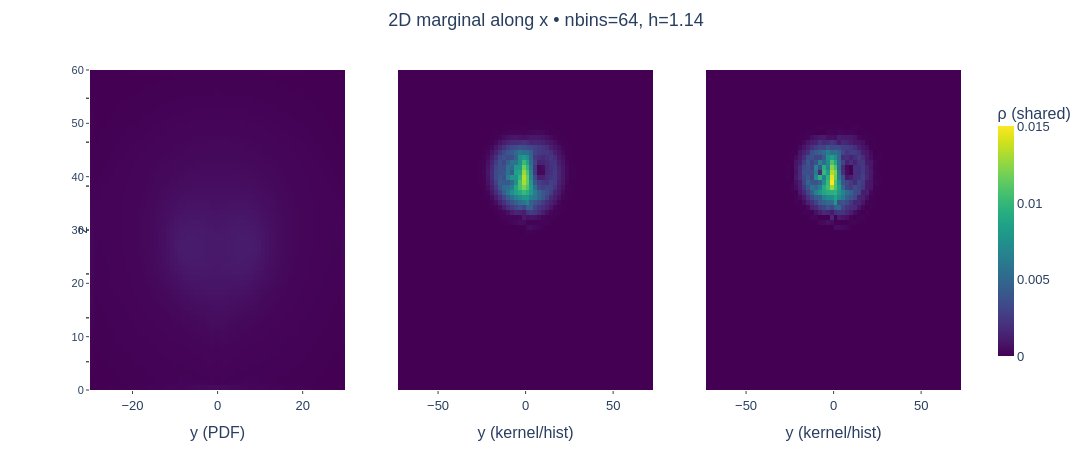

Notebook source saved alongside this figure:
### Code cell
plt = plot_marginal_compare(sol_basic, base_params; nbins=64, axis=:x)
display(plt)

### Figure 1 — Plotly figure (JSON) as saved in the notebook; plotly's stock layout.template omitted (floating-point values rounded to 4 significant figures; data arrays with more than 128 entries replaced by an {"elided": "..."} marker saying what was removed)
{"data": [{"colorbar": {"len": 0.85, "thickness": 16, "title": "ρ (shared)", "x": 1.02}, "colorscale": "Viridis", "name": "PDF", "showscale": true, "transpose": true, "type": "heatmap", "x": [-29.53, -28.59, -27.66, -26.72, -25.78, -24.84, -23.91, -22.97, -22.03, -21.09, -20.16, -19.22, -18.28, -17.34, -16.41, -15.47, -14.53, -13.59, -12.66, -11.72, -10.78, -9.844, -8.906, -7.969, -7.031, -6.094, -5.156, -4.219, -3.281, -2.344, -1.406, -0.4688, 0.4688, 1.406, 2.344, 3.281, 4.219, 5.156, 6.094, 7.031, 7.969, 8.906, 9.844, 10.78, 11.72, 12.66, 13.59, 14.53, 15.47, 16.41, 17.34, 18.28, 19.22, 20.16, 21.09, 22.03, 22.97, 23.91, 24.84, 25.78, 26.72, 27.66, 28.59, 29.53], "y": [0.4688, 1.406, 2.344, 3.281, 4.219, 5.156, 6.094, 7.031, 7.969, 8.906, 9.844, 10.78, 11.72, 12.66, 13.59, 14.53, 15.47, 16.41, 17.34, 18.28, 19.22, 20.16, 21.09, 22.03, 22.97, 23.91, 24.84, 25.78, 26.72, 27.66, 28.59, 29.53, 30.47, 31.41, 32.34, 33.28, 34.22, 35.16, 36.09, 37.03, 37.97, 38.91, 39.84, 40.78, 41.72, 42.66, 43.59, 44.53, 45.47, 46.41, 47.34, 48.28, 49.22, 50.16, 51.09, 52.03, 52.97, 53.91, 54.84, 55.78, 56.72, 57.66, 58.59, 59.53], "z": {"elided": "64x64 float values"}, "zauto": false, "zmax": 0.01505, "zmin": 0}, {"colorscale": "Viridis", "name": "Kernel", "showscale": false, "transpose": true, "type": "heatmap", "x": [-71.75, -69.47, -67.2, -64.92, -62.64, -60.36, -58.08, -55.81, -53.53, -51.25, -48.97, -46.7, -44.42, -42.14, -39.86, -37.58, -35.31, -33.03, -30.75, -28.47, -26.19, -23.92, -21.64, -19.36, -17.08, -14.81, -12.53, -10.25, -7.972, -5.695, -3.417, -1.139, 1.139, 3.417, 5.695, 7.972, 10.25, 12.53, 14.81, 17.08, 19.36, 21.64, 23.92, 26.19, 28.47, 30.75, 33.03, 35.31, 37.58, 39.86, 42.14, 44.42, 46.7, 48.97, 51.25, 53.53, 55.81, 58.08, 60.36, 62.64, 64.92, 67.2, 69.47, 71.75], "xaxis": "x2", "y": [-71.75, -69.47, -67.2, -64.92, -62.64, -60.36, -58.08, -55.81, -53.53, -51.25, -48.97, -46.7, -44.42, -42.14, -39.86, -37.58, -35.31, -33.03, -30.75, -28.47, -26.19, -23.92, -21.64, -19.36, -17.08, -14.81, -12.53, -10.25, -7.972, -5.695, -3.417, -1.139, 1.139, 3.417, 5.695, 7.972, 10.25, 12.53, 14.81, 17.08, 19.36, 21.64, 23.92, 26.19, 28.47, 30.75, 33.03, 35.31, 37.58, 39.86, 42.14, 44.42, 46.7, 48.97, 51.25, 53.53, 55.81, 58.08, 60.36, 62.64, 64.92, 67.2, 69.47, 71.75], "yaxis": "y2", "z": {"elided": "64x64 float values"}, "zauto": false, "zmax": 0.01505, "zmin": 0}, {"colorscale": "Viridis", "name": "Histogram", "showscale": false, "transpose": true, "type": "heatmap", "x": [-71.75, -69.47, -67.2, -64.92, -62.64, -60.36, -58.08, -55.81, -53.53, -51.25, -48.97, -46.7, -44.42, -42.14, -39.86, -37.58, -35.31, -33.03, -30.75, -28.47, -26.19, -23.92, -21.64, -19.36, -17.08, -14.81, -12.53, -10.25, -7.972, -5.695, -3.417, -1.139, 1.139, 3.417, 5.695, 7.972, 10.25, 12.53, 14.81, 17.08, 19.36, 21.64, 23.92, 26.19, 28.47, 30.75, 33.03, 35.31, 37.58, 39.86, 42.14, 44.42, 46.7, 48.97, 51.25, 53.53, 55.81, 58.08, 60.36, 62.64, 64.92, 67.2, 69.47, 71.75], "xaxis": "x3", "y": [-71.75, -69.47, -67.2, -64.92, -62.64, -60.36, -58.08, -55.81, -53.53, -51.25, -48.97, -46.7, -44.42, -42.14, -39.86, -37.58, -35.31, -33.03, -30.75, -28.47, -26.19, -23.92, -21.64, -19.36, -17.08, -14.81, -12.53, -10.25, -7.972, -5.695, -3.417, -1.139, 1.139, 3.417, 5.695, 7.972, 10.25, 12.53, 14.81, 17.08, 19.36, 21.64, 23.92, 26.19, 28.47, 30.75, 33.03, 35.31, 37.58, 39.86, 42.14, 44.42, 46.7, 48.97, 51.25, 53.53, 55.81, 58.08, 60.36, 62.64, 64.92, 67.2, 69.47, 71.75], "yaxis": "y3", "z": {"elided": "64x64 float values"}, "zauto": false, "zmax": 0.01505, "zmin": 0}], "layout": {"annotations": [{"font": {"size": 14}, "showarrow": false, "text": "z", "textangle": -90, "x": -0.02, "xref": "paper", "y": 0.5, "yref": "paper"}], "font": {"family": "Helvetica", "size": 13}, "height": 460, "margin": {"b": 70, "l": 90, "r": 110, "t": 70}, "paper_bgcolor": "rgba(0,0,0,0)", "plot_bgcolor": "rgba(0,0,0,0)", "showlegend": false, "title": {"font": {"size": 18}, "text": "2D marginal along x • nbins=64, h=1.14", "x": 0.5, "xanchor": "center", "y": 0.97}, "width": 1400, "xaxis": {"domain": [0, 0.29], "showgrid": false, "ticklen": 3, "ticks": "outside", "title": "y (PDF)", "zeroline": false}, "xaxis2": {"domain": [0.35, 0.64], "showgrid": false, "ticklen": 3, "ticks": "outside", "title": "y (kernel/hist)", "zeroline": false}, "xaxis3": {"domain": [0.7, 0.99], "showgrid": false, "ticklen": 3, "ticks": "outside", "title": "y (kernel/hist)", "zeroline": false}, "yaxis": {"domain": [0, 1], "showgrid": false, "tickfont": {"size": 11}, "ticklen": 3, "ticks": "outside", "zeroline": false}, "yaxis2": {"domain": [0, 1], "showgrid": false, "showticklabels": false, "ticklen": 3, "ticks": "outside", "zeroline": false}, "yaxis3": {"domain": [0, 1], "showgrid": false, "showticklabels": false, "ticklen": 3, "ticks": "outside", "zeroline": false}}}
